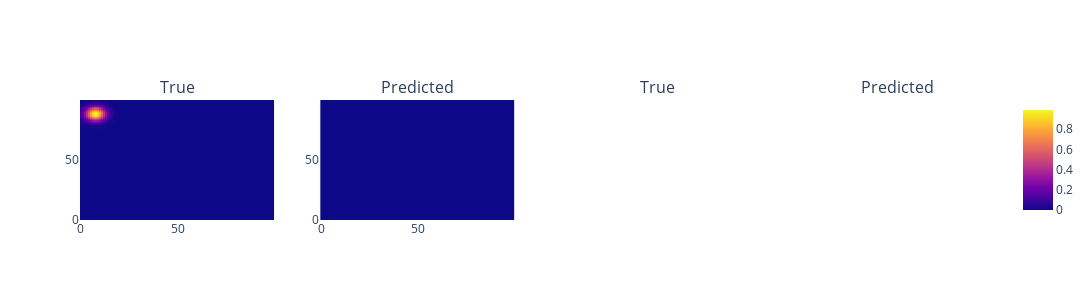

The notebook cell saved with this chart:
### Code cell
train_x, train_c, train_y = train_loader.dataset[:]
model_predictions = model(train_x, train_c).cpu().detach().numpy()
ctxt_indep_rep, ctxt_rep, ctxt_dep_rep = model.get_representations(train_x, train_c)
train_y = train_y.reshape(n_contexts,100,100)
model_predictions = model_predictions.reshape(n_contexts,100,100)

utils.plot_predictions(train_y, model_predictions, n_contexts)

### Figure 1 — Plotly figure (JSON) as saved in the notebook; plotly's stock layout.template omitted (floating-point values rounded to 4 significant figures; data arrays with more than 128 entries replaced by an {"elided": "..."} marker saying what was removed)
{"data": [{"coloraxis": "coloraxis", "hovertemplate": "x: %{x}<br>y: %{y}<br>color: %{z}<extra></extra>", "name": "0", "type": "heatmap", "xaxis": "x", "yaxis": "y", "z": {"elided": "100x100 float values"}}, {"coloraxis": "coloraxis", "hovertemplate": "x: %{x}<br>y: %{y}<br>color: %{z}<extra></extra>", "name": "0", "type": "heatmap", "xaxis": "x2", "yaxis": "y2", "z": {"elided": "100x100 float values"}}], "layout": {"annotations": [{"font": {"size": 16}, "showarrow": false, "text": "True", "x": 0.1062, "xanchor": "center", "xref": "paper", "y": 1, "yanchor": "bottom", "yref": "paper"}, {"font": {"size": 16}, "showarrow": false, "text": "Predicted", "x": 0.3688, "xanchor": "center", "xref": "paper", "y": 1, "yanchor": "bottom", "yref": "paper"}, {"font": {"size": 16}, "showarrow": false, "text": "True", "x": 0.6313, "xanchor": "center", "xref": "paper", "y": 1, "yanchor": "bottom", "yref": "paper"}, {"font": {"size": 16}, "showarrow": false, "text": "Predicted", "x": 0.8938, "xanchor": "center", "xref": "paper", "y": 1, "yanchor": "bottom", "yref": "paper"}], "height": 300, "width": 1200, "xaxis": {"anchor": "y", "domain": [0, 0.2125]}, "xaxis2": {"anchor": "y2", "domain": [0.2625, 0.475]}, "xaxis3": {"anchor": "y3", "domain": [0.525, 0.7375]}, "xaxis4": {"anchor": "y4", "domain": [0.7875, 1]}, "yaxis": {"anchor": "x", "domain": [0, 1]}, "yaxis2": {"anchor": "x2", "domain": [0, 1]}, "yaxis3": {"anchor": "x3", "domain": [0, 1]}, "yaxis4": {"anchor": "x4", "domain": [0, 1]}}}
